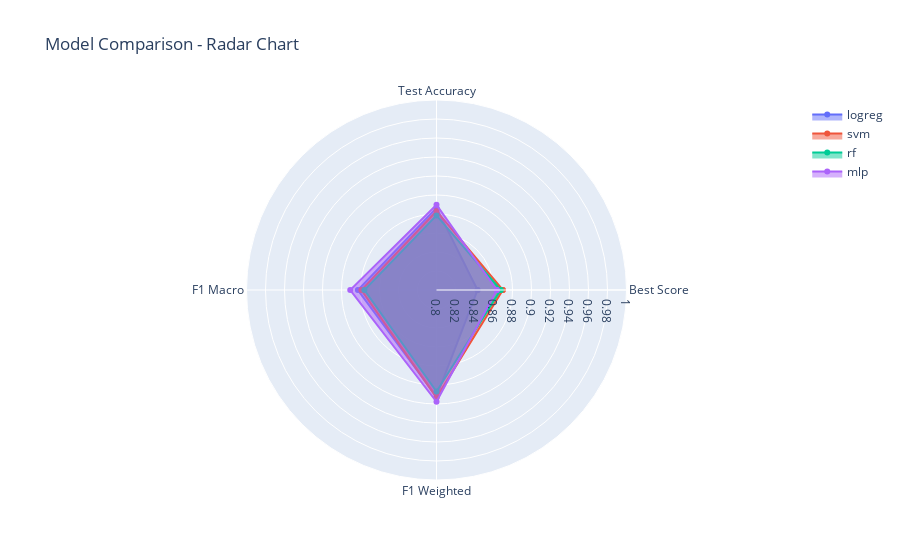

Notebook cell for this chart:
### Code cell
import plotly.graph_objects as go
from plotly.subplots import make_subplots

metrics = ["Best Score", "Test Accuracy", "F1 Macro", "F1 Weighted"]
fig = go.Figure()

# Add one trace per model
for i, model in enumerate(t["model"]):
    values = [
        t["best_score"][i],
        t["test_accuracy"][i],
        t["test_f1_macro"][i],
        t["test_f1_weighted"][i]
    ]
    # Close the loop for radar chart
    values += [values[0]]
    fig.add_trace(go.Scatterpolar(
        r=values,
        theta=metrics + [metrics[0]],  # loop back
        fill='toself',
        name=model
    ))

fig.update_layout(
    title="Model Comparison - Radar Chart",
    polar=dict(
        radialaxis=dict(
            visible=True,
            range=[0.8, 1.0]
        )
    ),
    showlegend=True
)

fig.show()

### Figure 1 — Plotly figure (JSON) as saved in the notebook; plotly's stock layout.template omitted (floating-point values rounded to 4 significant figures)
{"data": [{"fill": "toself", "name": "logreg", "r": [0.8432, 0.8864, 0.8828, 0.9123, 0.8432], "theta": ["Best Score", "Test Accuracy", "F1 Macro", "F1 Weighted", "Best Score"], "type": "scatterpolar"}, {"fill": "toself", "name": "svm", "r": [0.8698, 0.8832, 0.8791, 0.9133, 0.8698], "theta": ["Best Score", "Test Accuracy", "F1 Macro", "F1 Weighted", "Best Score"], "type": "scatterpolar"}, {"fill": "toself", "name": "rf", "r": [0.8675, 0.8785, 0.8759, 0.9068, 0.8675], "theta": ["Best Score", "Test Accuracy", "F1 Macro", "F1 Weighted", "Best Score"], "type": "scatterpolar"}, {"fill": "toself", "name": "mlp", "r": [0.8635, 0.8896, 0.8908, 0.9176, 0.8635], "theta": ["Best Score", "Test Accuracy", "F1 Macro", "F1 Weighted", "Best Score"], "type": "scatterpolar"}], "layout": {"polar": {"radialaxis": {"range": [0.8, 1], "visible": true}}, "showlegend": true, "title": {"text": "Model Comparison - Radar Chart"}}}
